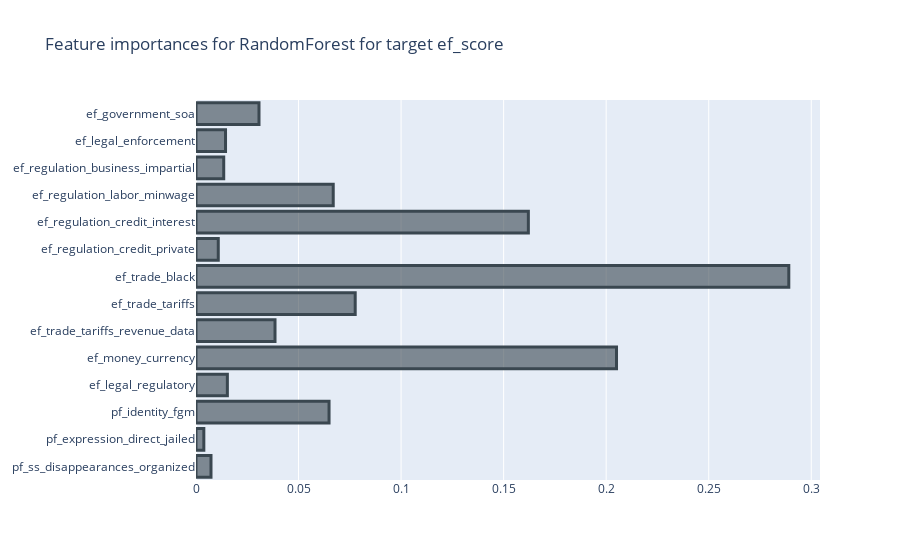
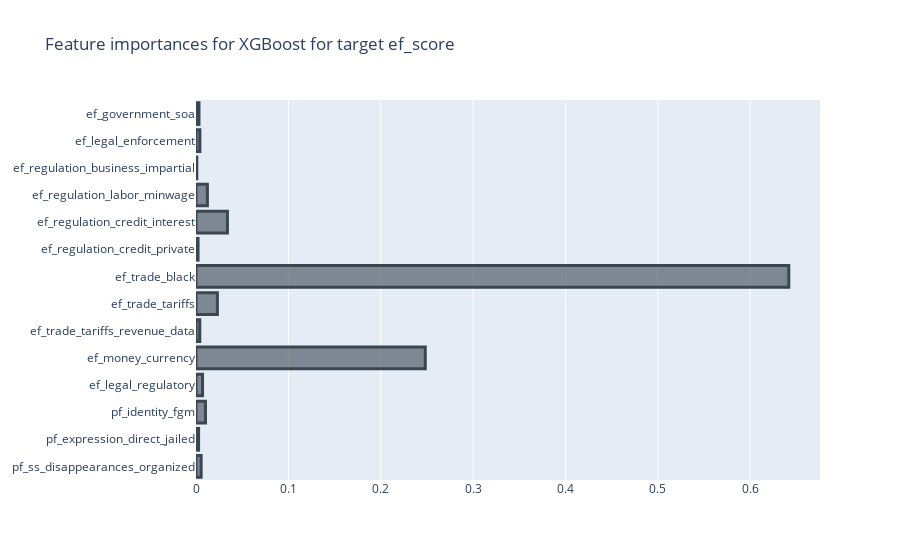
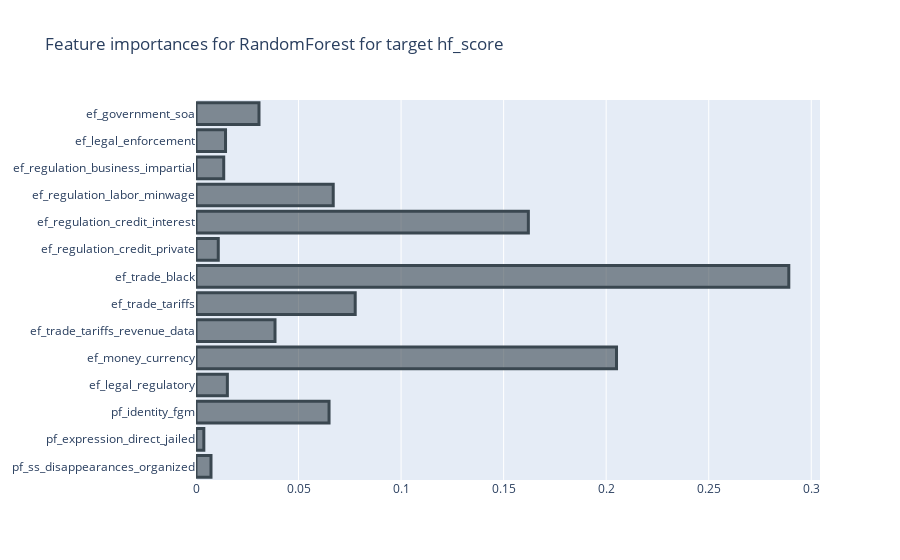
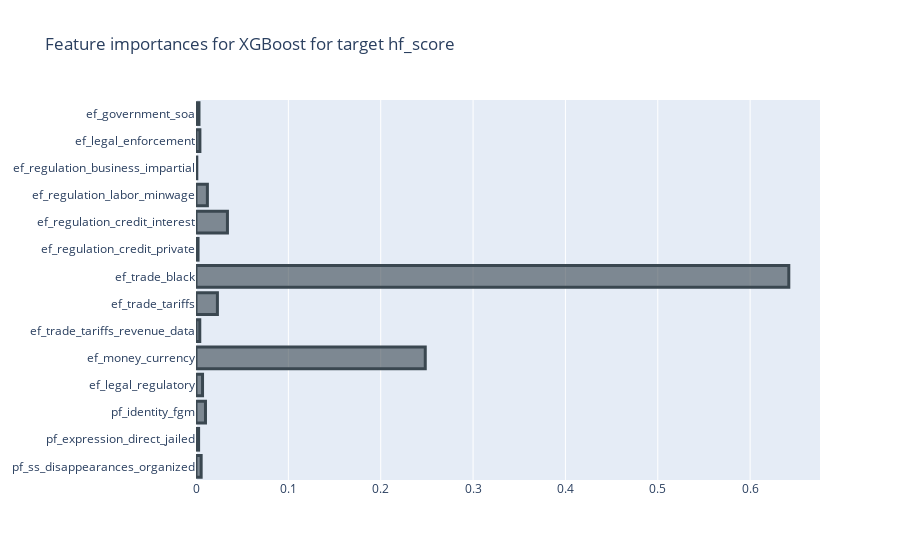

The notebook cell saved with these charts, in order:
### Code cell
tscv = TimeSeriesSplit(n_splits=5)
skf = StratifiedKFold(n_splits=5)

# With temporal sampling
best_models_rf_temporal, best_models_xgb_temporal = rf_xg_model(X_temp_train, X_temp_test, y_temp_train, y_temp_test, selected_features_dict_temporal, cv=tscv)

### Figure 1 — Plotly figure (JSON) as saved in the notebook; plotly's stock layout.template omitted (floating-point values rounded to 4 significant figures)
{"data": [{"marker": {"color": "rgba(58, 71, 80, 0.6)", "line": {"color": "rgba(58, 71, 80, 1.0)", "width": 3}}, "orientation": "h", "type": "bar", "x": [0.007311, 0.003816, 0.06487, 0.0153, 0.205, 0.03852, 0.07763, 0.289, 0.01086, 0.1621, 0.06691, 0.01352, 0.0144, 0.03071], "y": ["pf_ss_disappearances_organized", "pf_expression_direct_jailed", "pf_identity_fgm", "ef_legal_regulatory", "ef_money_currency", "ef_trade_tariffs_revenue_data", "ef_trade_tariffs", "ef_trade_black", "ef_regulation_credit_private", "ef_regulation_credit_interest", "ef_regulation_labor_minwage", "ef_regulation_business_impartial", "ef_legal_enforcement", "ef_government_soa"]}], "layout": {"title": {"text": "Feature importances for RandomForest for target ef_score"}}}

### Figure 2 — Plotly figure (JSON) as saved in the notebook; plotly's stock layout.template omitted (floating-point values rounded to 4 significant figures)
{"data": [{"marker": {"color": "rgba(58, 71, 80, 0.6)", "line": {"color": "rgba(58, 71, 80, 1.0)", "width": 3}}, "orientation": "h", "type": "bar", "x": [0.005578, 0.00282, 0.01027, 0.007078, 0.2482, 0.004082, 0.02318, 0.6419, 0.002222, 0.03404, 0.01233, 0.0008679, 0.004209, 0.00323], "y": ["pf_ss_disappearances_organized", "pf_expression_direct_jailed", "pf_identity_fgm", "ef_legal_regulatory", "ef_money_currency", "ef_trade_tariffs_revenue_data", "ef_trade_tariffs", "ef_trade_black", "ef_regulation_credit_private", "ef_regulation_credit_interest", "ef_regulation_labor_minwage", "ef_regulation_business_impartial", "ef_legal_enforcement", "ef_government_soa"]}], "layout": {"title": {"text": "Feature importances for XGBoost for target ef_score"}}}

### Figure 3 — Plotly figure (JSON) as saved in the notebook; plotly's stock layout.template omitted (floating-point values rounded to 4 significant figures)
{"data": [{"marker": {"color": "rgba(58, 71, 80, 0.6)", "line": {"color": "rgba(58, 71, 80, 1.0)", "width": 3}}, "orientation": "h", "type": "bar", "x": [0.007311, 0.003816, 0.06487, 0.0153, 0.205, 0.03852, 0.07763, 0.289, 0.01086, 0.1621, 0.06691, 0.01352, 0.0144, 0.03071], "y": ["pf_ss_disappearances_organized", "pf_expression_direct_jailed", "pf_identity_fgm", "ef_legal_regulatory", "ef_money_currency", "ef_trade_tariffs_revenue_data", "ef_trade_tariffs", "ef_trade_black", "ef_regulation_credit_private", "ef_regulation_credit_interest", "ef_regulation_labor_minwage", "ef_regulation_business_impartial", "ef_legal_enforcement", "ef_government_soa"]}], "layout": {"title": {"text": "Feature importances for RandomForest for target hf_score"}}}

### Figure 4 — Plotly figure (JSON) as saved in the notebook; plotly's stock layout.template omitted (floating-point values rounded to 4 significant figures)
{"data": [{"marker": {"color": "rgba(58, 71, 80, 0.6)", "line": {"color": "rgba(58, 71, 80, 1.0)", "width": 3}}, "orientation": "h", "type": "bar", "x": [0.005578, 0.00282, 0.01027, 0.007078, 0.2482, 0.004082, 0.02318, 0.6419, 0.002222, 0.03404, 0.01233, 0.0008679, 0.004209, 0.00323], "y": ["pf_ss_disappearances_organized", "pf_expression_direct_jailed", "pf_identity_fgm", "ef_legal_regulatory", "ef_money_currency", "ef_trade_tariffs_revenue_data", "ef_trade_tariffs", "ef_trade_black", "ef_regulation_credit_private", "ef_regulation_credit_interest", "ef_regulation_labor_minwage", "ef_regulation_business_impartial", "ef_legal_enforcement", "ef_government_soa"]}], "layout": {"title": {"text": "Feature importances for XGBoost for target hf_score"}}}
